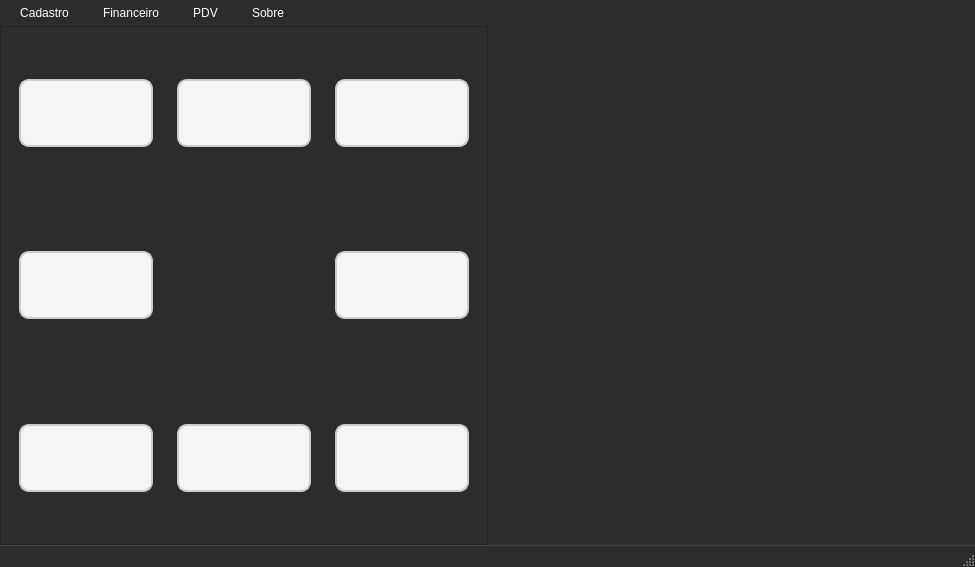
<?xml version="1.0" encoding="UTF-8"?>
<ui version="4.0">
 <class>frm_main</class>
 <widget class="QMainWindow" name="frm_main">
  <property name="geometry">
   <rect>
    <x>0</x>
    <y>0</y>
    <width>975</width>
    <height>567</height>
   </rect>
  </property>
  <property name="windowTitle">
   <string>MainWindow</string>
  </property>
  <widget class="QWidget" name="centralwidget">
   <property name="styleSheet">
    <string notr="true">background-color: #2c2c2c;</string>
   </property>
   <layout class="QHBoxLayout" name="horizontalLayout">
    <property name="spacing">
     <number>0</number>
    </property>
    <property name="leftMargin">
     <number>0</number>
    </property>
    <property name="topMargin">
     <number>0</number>
    </property>
    <property name="rightMargin">
     <number>0</number>
    </property>
    <property name="bottomMargin">
     <number>0</number>
    </property>
    <item>
     <widget class="QFrame" name="frame">
      <property name="frameShape">
       <enum>QFrame::StyledPanel</enum>
      </property>
      <property name="frameShadow">
       <enum>QFrame::Raised</enum>
      </property>
      <layout class="QVBoxLayout" name="verticalLayout">
       <property name="spacing">
        <number>0</number>
       </property>
       <property name="leftMargin">
        <number>0</number>
       </property>
       <property name="topMargin">
        <number>0</number>
       </property>
       <property name="rightMargin">
        <number>0</number>
       </property>
       <property name="bottomMargin">
        <number>0</number>
       </property>
       <item>
        <widget class="QWidget" name="widget" native="true">
         <layout class="QHBoxLayout" name="horizontalLayout_2">
          <item>
           <widget class="QWidget" name="widget_5" native="true">
            <layout class="QVBoxLayout" name="verticalLayout_2">
             <item>
              <widget class="QPushButton" name="btn_cliente">
               <property name="styleSheet">
                <string notr="true">QPushButton{
    background-color: #f5f5f5;
    border: 2px solid #cccccc;
    border-radius: 10px; 
    padding: 10px; 
    color: #333333; 
    font-size: 14px;
	background-image: url(:/icon_cliente/cliente.png);
    background-repeat: no-repeat;
    background-position: center;
	transition: all 0.3s ease;
}
QPushButton:hover{
    background-color: #e0e0e0;
    border-color: #aaaaaa;
	transform: scale(1.05); 
}
QPushButton:pressed{
	background-color: #d6d6d6;
	border-color: #888888;
	transform: scale(0.95);
}</string>
               </property>
               <property name="text">
                <string>ㅤㅤ
ㅤㅤㅤㅤㅤㅤㅤ</string>
               </property>
              </widget>
             </item>
            </layout>
           </widget>
          </item>
          <item>
           <widget class="QWidget" name="widget_7" native="true">
            <layout class="QVBoxLayout" name="verticalLayout_3">
             <item>
              <widget class="QPushButton" name="btn_fornecedor">
               <property name="styleSheet">
                <string notr="true">QPushButton{
    background-color: #f5f5f5;
    border: 2px solid #cccccc;
    border-radius: 10px; 
    padding: 10px; 
    color: #333333; 
    font-size: 14px;
	background-image: url(:/icon_fornecedor/fornecedor.png);
    background-repeat: no-repeat;
    background-position: center;
	transition: all 0.3s ease;
}
QPushButton:hover{
    background-color: #e0e0e0;
    border-color: #aaaaaa;
	transform: scale(1.05); 
}
QPushButton:pressed{
	background-color: #d6d6d6;
	border-color: #888888;
	transform: scale(0.95);
}</string>
               </property>
               <property name="text">
                <string>ㅤㅤ
ㅤㅤㅤㅤㅤㅤㅤ</string>
               </property>
              </widget>
             </item>
            </layout>
           </widget>
          </item>
          <item>
           <widget class="QWidget" name="widget_6" native="true">
            <layout class="QVBoxLayout" name="verticalLayout_4">
             <item>
              <widget class="QPushButton" name="btn_produtos">
               <property name="styleSheet">
                <string notr="true">QPushButton{
    background-color: #f5f5f5;
    border: 2px solid #cccccc;
    border-radius: 10px; 
    padding: 10px; 
    color: #333333; 
    font-size: 14px;
	background-image: url(:/icon_produtos/produtos.png);
    background-repeat: no-repeat;
    background-position: center;
	transition: all 0.3s ease;
}
QPushButton:hover{
    background-color: #e0e0e0;
    border-color: #aaaaaa;
	transform: scale(1.05); 
}
QPushButton:pressed{
	background-color: #d6d6d6;
	border-color: #888888;
	transform: scale(0.95);
}</string>
               </property>
               <property name="text">
                <string>ㅤㅤ
ㅤㅤㅤㅤㅤㅤㅤ</string>
               </property>
              </widget>
             </item>
            </layout>
           </widget>
          </item>
         </layout>
        </widget>
       </item>
       <item>
        <widget class="QWidget" name="widget_4" native="true">
         <layout class="QHBoxLayout" name="horizontalLayout_3">
          <item>
           <widget class="QWidget" name="widget_8" native="true">
            <layout class="QVBoxLayout" name="verticalLayout_6">
             <item>
              <widget class="QPushButton" name="btn_tarefas">
               <property name="styleSheet">
                <string notr="true">QPushButton{
    background-color: #f5f5f5;
    border: 2px solid #cccccc;
    border-radius: 10px; 
    padding: 10px; 
    color: #333333; 
    font-size: 14px;
	background-image: url(:/icon_tarefas/tarefa.png);
    background-repeat: no-repeat;
    background-position: center;
	transition: all 0.3s ease;
}
QPushButton:hover{
    background-color: #e0e0e0;
    border-color: #aaaaaa;
	transform: scale(1.05); 
}
QPushButton:pressed{
	background-color: #d6d6d6;
	border-color: #888888;
	transform: scale(0.95);
}</string>
               </property>
               <property name="text">
                <string>ㅤㅤ
ㅤㅤㅤㅤㅤㅤㅤ</string>
               </property>
              </widget>
             </item>
            </layout>
           </widget>
          </item>
          <item>
           <widget class="QWidget" name="widget_14" native="true">
            <layout class="QVBoxLayout" name="verticalLayout_11"/>
           </widget>
          </item>
          <item>
           <widget class="QWidget" name="widget_9" native="true">
            <layout class="QVBoxLayout" name="verticalLayout_5">
             <item>
              <widget class="QPushButton" name="btn_vendas">
               <property name="styleSheet">
                <string notr="true">QPushButton{
    background-color: #f5f5f5;
    border: 2px solid #cccccc;
    border-radius: 10px; 
    padding: 10px; 
    color: #333333; 
    font-size: 14px;
	background-image: url(:/icon_vendas/vendas.png);
    background-repeat: no-repeat;
    background-position: center;
	transition: all 0.3s ease;
}
QPushButton:hover{
    background-color: #e0e0e0;
    border-color: #aaaaaa;
	transform: scale(1.05); 
}
QPushButton:pressed{
	background-color: #d6d6d6;
	border-color: #888888;
	transform: scale(0.95);
}</string>
               </property>
               <property name="text">
                <string>ㅤㅤ
ㅤㅤㅤㅤㅤㅤㅤ</string>
               </property>
              </widget>
             </item>
            </layout>
           </widget>
          </item>
         </layout>
        </widget>
       </item>
       <item>
        <widget class="QWidget" name="widget_3" native="true">
         <layout class="QHBoxLayout" name="horizontalLayout_4">
          <item>
           <widget class="QWidget" name="widget_12" native="true">
            <layout class="QVBoxLayout" name="verticalLayout_7">
             <item>
              <widget class="QPushButton" name="btn_pagar">
               <property name="styleSheet">
                <string notr="true">QPushButton{
    background-color: #f5f5f5;
    border: 2px solid #cccccc;
    border-radius: 10px; 
    padding: 10px; 
    color: #333333; 
    font-size: 14px;
	background-image: url(:/icon_pagar/pagar.png);
    background-repeat: no-repeat;
    background-position: center;
	transition: all 0.3s ease;
}
QPushButton:hover{
    background-color: #e0e0e0;
    border-color: #aaaaaa;
	transform: scale(1.05); 
}
QPushButton:pressed{
	background-color: #d6d6d6;
	border-color: #888888;
	transform: scale(0.95);
}</string>
               </property>
               <property name="text">
                <string>ㅤㅤ
ㅤㅤㅤㅤㅤㅤㅤ</string>
               </property>
              </widget>
             </item>
            </layout>
           </widget>
          </item>
          <item>
           <widget class="QWidget" name="widget_10" native="true">
            <layout class="QVBoxLayout" name="verticalLayout_8">
             <item>
              <widget class="QPushButton" name="btn_receber">
               <property name="styleSheet">
                <string notr="true">QPushButton{
    background-color: #f5f5f5;
    border: 2px solid #cccccc;
    border-radius: 10px; 
    padding: 10px; 
    color: #333333; 
    font-size: 14px;
	background-image: url(:/icon_receber/receber.png);
    background-repeat: no-repeat;
    background-position: center;
	transition: all 0.3s ease;
}
QPushButton:hover{
    background-color: #e0e0e0;
    border-color: #aaaaaa;
	transform: scale(1.05); 
}
QPushButton:pressed{
	background-color: #d6d6d6;
	border-color: #888888;
	transform: scale(0.95);
}</string>
               </property>
               <property name="text">
                <string>ㅤㅤ
ㅤㅤㅤㅤㅤㅤㅤ</string>
               </property>
              </widget>
             </item>
            </layout>
           </widget>
          </item>
          <item>
           <widget class="QWidget" name="widget_11" native="true">
            <layout class="QVBoxLayout" name="verticalLayout_9">
             <item>
              <widget class="QPushButton" name="btn_bancos">
               <property name="styleSheet">
                <string notr="true">QPushButton{
    background-color: #f5f5f5;
    border: 2px solid #cccccc;
    border-radius: 10px; 
    padding: 10px; 
    color: #333333; 
    font-size: 14px;
	background-image: url(:/icon_bancos/bancos.png);
    background-repeat: no-repeat;
    background-position: center;
	transition: all 0.3s ease;
}
QPushButton:hover{
    background-color: #e0e0e0;
    border-color: #aaaaaa;
	transform: scale(1.05); 
}
QPushButton:pressed{
	background-color: #d6d6d6;
	border-color: #888888;
	transform: scale(0.95);
}</string>
               </property>
               <property name="text">
                <string>ㅤㅤ
ㅤㅤㅤㅤㅤㅤㅤ</string>
               </property>
              </widget>
             </item>
            </layout>
           </widget>
          </item>
         </layout>
        </widget>
       </item>
      </layout>
     </widget>
    </item>
    <item>
     <widget class="QWidget" name="widget_2" native="true">
      <layout class="QVBoxLayout" name="verticalLayout_10">
       <item>
        <widget class="QLabel" name="label">
         <property name="styleSheet">
          <string notr="true">QLabel{
	background: url(:/icon_logoInicial/AvsLogo.png);
	background-repeat: no-repeat; 
    background-position: center; 
}</string>
         </property>
         <property name="text">
          <string>&lt;html&gt;&lt;head/&gt;&lt;body&gt;&lt;p&gt;ㅤㅤㅤㅤㅤㅤㅤㅤㅤㅤㅤㅤㅤㅤㅤㅤㅤㅤㅤㅤㅤㅤ&lt;/p&gt;&lt;p&gt;ㅤㅤㅤㅤㅤㅤㅤㅤㅤㅤㅤㅤㅤㅤㅤㅤㅤㅤㅤㅤㅤㅤㅤㅤㅤㅤㅤㅤ&lt;/p&gt;&lt;p&gt;ㅤㅤㅤㅤㅤㅤㅤㅤㅤㅤㅤㅤㅤㅤㅤㅤㅤㅤㅤㅤㅤㅤㅤㅤ&lt;/p&gt;&lt;/body&gt;&lt;/html&gt;</string>
         </property>
        </widget>
       </item>
      </layout>
     </widget>
    </item>
   </layout>
  </widget>
  <widget class="QMenuBar" name="menubar">
   <property name="geometry">
    <rect>
     <x>0</x>
     <y>0</y>
     <width>975</width>
     <height>31</height>
    </rect>
   </property>
   <property name="styleSheet">
    <string notr="true">QMenuBar {
    background-color: #2c2c2c;
    color: #ffffff;
    font: 12pt &quot;Segoe UI&quot;;
}

QMenuBar::item {
    background: transparent;
    padding: 4px 12px;
    margin: 2px;
    border-radius: 6px;
}

QMenuBar::item:selected { 
    background: #444444; 
}

QMenuBar::item:pressed {
    background: #555555;
}

QMenu {
    background-color: #2c2c2c;
    color: #ffffff;
    border: 1px solid #444444;
    padding: 6px;
}

QMenu::item {
    background: transparent;
    padding: 6px 20px;
    border-radius: 4px;
}

QMenu::item:selected {
    background: #444444;
}
</string>
   </property>
   <widget class="QMenu" name="menuCadastro">
    <property name="title">
     <string>Cadastro</string>
    </property>
    <addaction name="separator"/>
    <addaction name="separator"/>
    <addaction name="actionCliente"/>
    <addaction name="actionFornecedor"/>
    <addaction name="actionProdutos"/>
    <addaction name="actionTarefas"/>
    <addaction name="actionFuncion_rio"/>
   </widget>
   <widget class="QMenu" name="menuFinanceiro">
    <property name="title">
     <string>Financeiro</string>
    </property>
    <addaction name="actionBanco"/>
    <addaction name="actionContas_pagar"/>
    <addaction name="actionContas_receber"/>
   </widget>
   <widget class="QMenu" name="menuPDV">
    <property name="title">
     <string>PDV</string>
    </property>
   </widget>
   <widget class="QMenu" name="menuSobre">
    <property name="title">
     <string>Sobre</string>
    </property>
   </widget>
   <addaction name="menuCadastro"/>
   <addaction name="menuFinanceiro"/>
   <addaction name="menuPDV"/>
   <addaction name="menuSobre"/>
  </widget>
  <widget class="QStatusBar" name="statusbar">
   <property name="styleSheet">
    <string notr="true">QStatusBar {
    background-color: #2c2c2c;
    color: #ffffff;
    font: 11pt &quot;Segoe UI&quot;;
    border-top: 1px solid #444444;
}

QStatusBar::item {
    border: none;
    background: transparent;
    padding: 2px 6px;
}
</string>
   </property>
  </widget>
  <action name="actionCliente">
   <property name="text">
    <string>Cliente</string>
   </property>
  </action>
  <action name="actionFornecedor">
   <property name="text">
    <string>Fornecedor</string>
   </property>
  </action>
  <action name="actionProdutos">
   <property name="text">
    <string>Produtos</string>
   </property>
  </action>
  <action name="actionTarefas">
   <property name="text">
    <string>Tarefas</string>
   </property>
  </action>
  <action name="actionBanco">
   <property name="text">
    <string>Banco</string>
   </property>
  </action>
  <action name="actionContas_pagar">
   <property name="text">
    <string>Contas a pagar</string>
   </property>
  </action>
  <action name="actionContas_receber">
   <property name="text">
    <string>Contas a receber</string>
   </property>
  </action>
  <action name="actionFuncion_rio">
   <property name="text">
    <string>Funcionário</string>
   </property>
  </action>
 </widget>
 <resources>
  <include location="../Img/icon_cliente.qrc"/>
  <include location="../Img/icon_bancos.qrc"/>
  <include location="../Img/icon_sobre.qrc"/>
  <include location="../Img/icon_vendas.qrc"/>
  <include location="../Img/icon_receber.qrc"/>
  <include location="../Img/icon_pagar.qrc"/>
  <include location="../Img/icon_tarefas.qrc"/>
  <include location="../Img/icon_produtos.qrc"/>
  <include location="../Img/icon_fornecedor.qrc"/>
  <include location="../Img/icon_logoInicial.qrc"/>
 </resources>
 <connections/>
</ui>
